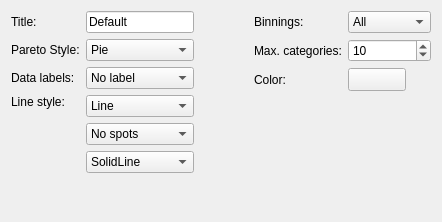
           <widget class="QWidget" name="tabBinPareto">
            <attribute name="title">
             <string>Binning pareto</string>
            </attribute>
            <layout class="QVBoxLayout">
             <item>
              <layout class="QHBoxLayout">
               <item>
                <layout class="QGridLayout" name="gridLayout_13">
                 <item row="4" column="0">
                  <spacer name="spacer8">
                   <property name="orientation">
                    <enum>Qt::Vertical</enum>
                   </property>
                   <property name="sizeType">
                    <enum>QSizePolicy::Expanding</enum>
                   </property>
                   <property name="sizeHint" stdset="0">
                    <size>
                     <width>7</width>
                     <height>52</height>
                    </size>
                   </property>
                  </spacer>
                 </item>
                 <item row="3" column="0">
                  <widget class="QLabel" name="labelSQL_YieldWizard_BinningParetoLineStyle">
                   <property name="text">
                    <string>Line style:</string>
                   </property>
                   <property name="wordWrap">
                    <bool>false</bool>
                   </property>
                  </widget>
                 </item>
                 <item row="0" column="1">
                  <widget class="QLineEdit" name="editSQL_YieldWizard_BinningParetoTitle">
                   <property name="text">
                    <string>Default</string>
                   </property>
                  </widget>
                 </item>
                 <item row="3" column="1" rowspan="2">
                  <layout class="QVBoxLayout">
                   <item>
                    <widget class="QComboBox" name="comboSQL_YieldWizard_BinningParetoLineStyle">
                     <property name="toolTip">
                      <string>Charting Line style</string>
                     </property>
                     <item>
                      <property name="text">
                       <string>Line</string>
                      </property>
                     </item>
                     <item>
                      <property name="text">
                       <string>Spline line</string>
                      </property>
                     </item>
                     <item>
                      <property name="text">
                       <string>Step line</string>
                      </property>
                     </item>
                    </widget>
                   </item>
                   <item>
                    <widget class="QComboBox" name="comboSQL_YieldWizard_BinningParetoLineSpots">
                     <property name="toolTip">
                      <string>Define spots style to draw (if any)</string>
                     </property>
                     <item>
                      <property name="text">
                       <string>No spots</string>
                      </property>
                     </item>
                     <item>
                      <property name="text">
                       <string>Auto</string>
                      </property>
                     </item>
                     <item>
                      <property name="text">
                       <string>Square</string>
                      </property>
                     </item>
                     <item>
                      <property name="text">
                       <string>Circle</string>
                      </property>
                     </item>
                     <item>
                      <property name="text">
                       <string>Diamonds</string>
                      </property>
                     </item>
                     <item>
                      <property name="text">
                       <string>Triangle</string>
                      </property>
                     </item>
                     <item>
                      <property name="text">
                       <string>Cross</string>
                      </property>
                     </item>
                    </widget>
                   </item>
                   <item>
                    <widget class="QComboBox" name="comboSQL_YieldWizard_BinningParetoLineProperty">
                     <item>
                      <property name="text">
                       <string>SolidLine</string>
                      </property>
                     </item>
                     <item>
                      <property name="text">
                       <string>DotLine</string>
                      </property>
                     </item>
                     <item>
                      <property name="text">
                       <string>DotDashLine</string>
                      </property>
                     </item>
                     <item>
                      <property name="text">
                       <string>AltDashLine</string>
                      </property>
                     </item>
                     <item>
                      <property name="text">
                       <string>DashLine</string>
                      </property>
                     </item>
                    </widget>
                   </item>
                  </layout>
                 </item>
                 <item row="0" column="0">
                  <widget class="QLabel" name="labelSQL_YieldWizard_BinningParetoTitle">
                   <property name="text">
                    <string>Title:</string>
                   </property>
                   <property name="wordWrap">
                    <bool>false</bool>
                   </property>
                  </widget>
                 </item>
                 <item row="1" column="1">
                  <widget class="QComboBox" name="comboSQL_YieldWizard_BinningParetoStyle">
                   <property name="toolTip">
                    <string>Binning Pareto style &amp; color</string>
                   </property>
                   <item>
                    <property name="text">
                     <string>Pie</string>
                    </property>
                   </item>
                   <item>
                    <property name="text">
                     <string>Bar</string>
                    </property>
                   </item>
                   <item>
                    <property name="text">
                     <string>Line</string>
                    </property>
                   </item>
                  </widget>
                 </item>
                 <item row="1" column="0">
                  <widget class="QLabel" name="labelSQL_YieldWizard_BinningParetoStyle">
                   <property name="text">
                    <string>Pareto Style:</string>
                   </property>
                   <property name="wordWrap">
                    <bool>false</bool>
                   </property>
                  </widget>
                 </item>
                 <item row="2" column="0">
                  <widget class="QLabel" name="labelSQL_YieldWizard_BinningParetoDataLabels">
                   <property name="text">
                    <string>Data labels:</string>
                   </property>
                   <property name="wordWrap">
                    <bool>false</bool>
                   </property>
                  </widget>
                 </item>
                 <item row="2" column="1">
                  <widget class="QComboBox" name="comboSQL_YieldWizard_BinningParetoDataLabels">
                   <property name="toolTip">
                    <string>Define spots style to draw (if any)</string>
                   </property>
                   <item>
                    <property name="text">
                     <string>No label</string>
                    </property>
                   </item>
                   <item>
                    <property name="text">
                     <string>Auto</string>
                    </property>
                   </item>
                   <item>
                    <property name="text">
                     <string>Top</string>
                    </property>
                   </item>
                   <item>
                    <property name="text">
                     <string>Bottom</string>
                    </property>
                   </item>
                   <item>
                    <property name="text">
                     <string>Left</string>
                    </property>
                   </item>
                   <item>
                    <property name="text">
                     <string>Right</string>
                    </property>
                   </item>
                  </widget>
                 </item>
                </layout>
               </item>
               <item>
                <spacer name="spacer9">
                 <property name="orientation">
                  <enum>Qt::Horizontal</enum>
                 </property>
                 <property name="sizeType">
                  <enum>QSizePolicy::Expanding</enum>
                 </property>
                 <property name="sizeHint" stdset="0">
                  <size>
                   <width>54</width>
                   <height>11</height>
                  </size>
                 </property>
                </spacer>
               </item>
               <item>
                <layout class="QVBoxLayout">
                 <item>
                  <layout class="QGridLayout" name="gridLayout_14">
                   <item row="2" column="1">
                    <widget class="GColorPushButton" name="buttonSQL_YieldWizard_BinningParetoColor">
                     <property name="sizePolicy">
                      <sizepolicy hsizetype="Fixed" vsizetype="Fixed">
                       <horstretch>0</horstretch>
                       <verstretch>0</verstretch>
                      </sizepolicy>
                     </property>
                     <property name="minimumSize">
                      <size>
                       <width>58</width>
                       <height>23</height>
                      </size>
                     </property>
                     <property name="maximumSize">
                      <size>
                       <width>58</width>
                       <height>23</height>
                      </size>
                     </property>
                     <property name="toolTip">
                      <string>Set Binning Pareto color</string>
                     </property>
                     <property name="text">
                      <string/>
                     </property>
                     <property name="autoDefault">
                      <bool>false</bool>
                     </property>
                    </widget>
                   </item>
                   <item row="0" column="0">
                    <widget class="QLabel" name="labelSQL_YieldWizard_BinningParetoBinnings">
                     <property name="text">
                      <string>Binnings:</string>
                     </property>
                     <property name="wordWrap">
                      <bool>false</bool>
                     </property>
                    </widget>
                   </item>
                   <item row="0" column="1">
                    <widget class="QComboBox" name="comboSQL_YieldWizard_BinningParetoBinnings">
                     <item>
                      <property name="text">
                       <string>All</string>
                      </property>
                     </item>
                     <item>
                      <property name="text">
                       <string>Fail only</string>
                      </property>
                     </item>
                     <item>
                      <property name="text">
                       <string>Pass only</string>
                      </property>
                     </item>
                    </widget>
                   </item>
                   <item row="2" column="0">
                    <widget class="QLabel" name="labelSQL_YieldWizard_BinningParetoColor">
                     <property name="text">
                      <string>Color:</string>
                     </property>
                     <property name="wordWrap">
                      <bool>false</bool>
                     </property>
                    </widget>
                   </item>
                   <item row="1" column="0">
                    <widget class="QLabel" name="labelSQL_YieldWizard_BinningParetoNbCat">
                     <property name="toolTip">
                      <string>If more categories found, the last will be aggregated as 'Others'</string>
                     </property>
                     <property name="text">
                      <string>Max. categories:</string>
                     </property>
                     <property name="wordWrap">
                      <bool>false</bool>
                     </property>
                    </widget>
                   </item>
                   <item row="1" column="1">
                    <widget class="QSpinBox" name="spinSQL_YieldWizard_BinningParetoNbCat">
                     <property name="toolTip">
                      <string>If more categories found, the last will be aggregated as 'Others'</string>
                     </property>
                     <property name="minimum">
                      <number>2</number>
                     </property>
                     <property name="maximum">
                      <number>50</number>
                     </property>
                     <property name="value">
                      <number>10</number>
                     </property>
                    </widget>
                   </item>
                  </layout>
                 </item>
                 <item>
                  <spacer name="spacer10">
                   <property name="orientation">
                    <enum>Qt::Vertical</enum>
                   </property>
                   <property name="sizeType">
                    <enum>QSizePolicy::Expanding</enum>
                   </property>
                   <property name="sizeHint" stdset="0">
                    <size>
                     <width>10</width>
                     <height>59</height>
                    </size>
                   </property>
                  </spacer>
                 </item>
                </layout>
               </item>
              </layout>
             </item>
             <item>
              <spacer name="spacer11">
               <property name="orientation">
                <enum>Qt::Vertical</enum>
               </property>
               <property name="sizeType">
                <enum>QSizePolicy::Expanding</enum>
               </property>
               <property name="sizeHint" stdset="0">
                <size>
                 <width>10</width>
                 <height>38</height>
                </size>
               </property>
              </spacer>
             </item>
            </layout>
           </widget>
